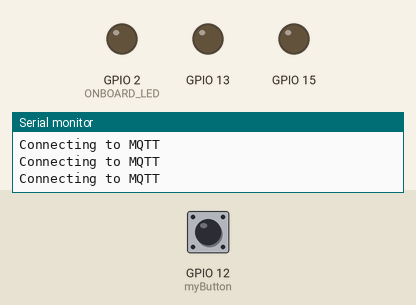
This sketch was run on a simulated ESP32-S3. Shown: output pins drawn as LEDs (lit = HIGH), the last lines printed to the serial monitor. The inputs (shaded band) are chosen by the test bench; at power-on: GPIO 12 (myButton) HIGH. WiFi joins after 1.5 s; servers stay silent unless stated; random numbers use the default seed unless the sketch sets one; no MQTT or app messages arrive unless stated; the camera gives no picture; not simulated (calls return 0 or success): credentials.h; names the files do not define were given values by the test bench: AIO_SERVERPORT = 80.

Above: at 3.0 s.
3.1 s: GPIO 12 (myButton) pulled LOW for 0.15 s
At 4.5 s:
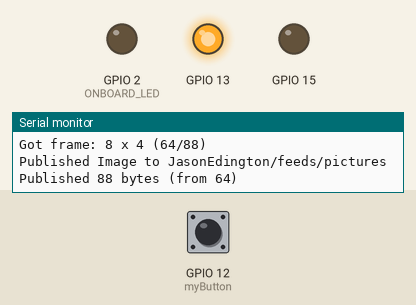
Timing chart, 0 to 34.7 s (numbered marks = the images above; inputs shaded):
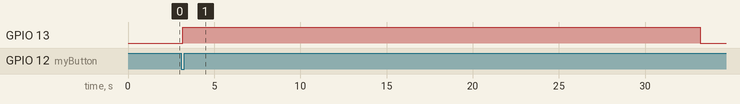

Measured:
- after the input at 3.1 s, GPIO 13: LOW → HIGH after 0.07 s, → LOW 30.0 s later

The sketch:

WalkieESP.ino
```cpp
#include <Arduino.h>
#include "esp_camera.h"
#include <WiFi.h>
#include "esp_timer.h"
#include "img_converters.h"
#include "Arduino.h"
#include "fb_gfx.h"
#include "soc/soc.h" //disable brownout problems
#include "soc/rtc_cntl_reg.h"  //disable brownout problems
#include "esp_http_server.h"
#include "Button.h"
//Replace with your network credentials
const char* ssid = "DDCIOT";
const char* password = "ddcIOT2020";

// other camera models listed in "camera_pins.h"
// #define CAMERA_MODEL_ESP32S3_EYE
// #include "camera_pins.h"
const int ONBOARD_LED = 2;


#include "credentials.h"
const char* mqttTopicSnap = "JasonEdington/feeds/pictures";
const char* mqttTopicStream = "JasonEdington/feeds/pictures2";
const int MQTT_BUFFERSIZE = 50 * 1024;
const int MAX_PUBLISH = 50 * 1024;    // Adafruit limit is 100 kB, not 50

// these are used for image publication to Adafruit dashboard
#include <PubSubClient.h>
#include <base64.h>

bool pin2On = false;  // used for irregular LED flashing while attempting serial connection, as serial is often not up

const int PUBLISH_DELAY = 30000;  // 5 minutes between publishing images
const int SERIAL_TIMEOUT = 0*1000;   // 0 seconds to wait for serial connection - often absent
int lastTick = 0; // for timing
Button myButton(12);
WiFiClient espClient;
PubSubClient client(espClient);

void mqtt_setup();
void callback(char* topic, byte* payload, unsigned int length);

char strOut[1024];  // for Adafruit text publications (1kB limit when Dashboard control history is on)
String buffer;      // for Adafruit image publication (100kB limit when Dashboard control history is on)

#define PART_BOUNDARY "123456789000000000000987654321"

// This project was tested with the AI Thinker Model, M5STACK PSRAM Model and M5STACK WITHOUT PSRAM
#define CAMERA_MODEL_AI_THINKER
//#define CAMERA_MODEL_M5STACK_PSRAM
//#define CAMERA_MODEL_M5STACK_WITHOUT_PSRAM

// Not tested with this model
//#define CAMERA_MODEL_WROVER_KIT

#if defined(CAMERA_MODEL_WROVER_KIT)
  #define PWDN_GPIO_NUM    -1
  #define RESET_GPIO_NUM   -1
  #define XCLK_GPIO_NUM    21
  #define SIOD_GPIO_NUM    26
  #define SIOC_GPIO_NUM    27

  #define Y9_GPIO_NUM      35
  #define Y8_GPIO_NUM      34
  #define Y7_GPIO_NUM      39
  #define Y6_GPIO_NUM      36
  #define Y5_GPIO_NUM      19
  #define Y4_GPIO_NUM      18
  #define Y3_GPIO_NUM       5
  #define Y2_GPIO_NUM       4
  #define VSYNC_GPIO_NUM   25
  #define HREF_GPIO_NUM    23
  #define PCLK_GPIO_NUM    22

#elif defined(CAMERA_MODEL_M5STACK_PSRAM)
  #define PWDN_GPIO_NUM     -1
  #define RESET_GPIO_NUM    15
  #define XCLK_GPIO_NUM     27
  #define SIOD_GPIO_NUM     25
  #define SIOC_GPIO_NUM     23

  #define Y9_GPIO_NUM       19
  #define Y8_GPIO_NUM       36
  #define Y7_GPIO_NUM       18
  #define Y6_GPIO_NUM       39
  #define Y5_GPIO_NUM        5
  #define Y4_GPIO_NUM       34
  #define Y3_GPIO_NUM       35
  #define Y2_GPIO_NUM       32
  #define VSYNC_GPIO_NUM    22
  #define HREF_GPIO_NUM     26
  #define PCLK_GPIO_NUM     21

#elif defined(CAMERA_MODEL_M5STACK_WITHOUT_PSRAM)
  #define PWDN_GPIO_NUM     -1
  #define RESET_GPIO_NUM    15
  #define XCLK_GPIO_NUM     27
  #define SIOD_GPIO_NUM     25
  #define SIOC_GPIO_NUM     23

  #define Y9_GPIO_NUM       19
  #define Y8_GPIO_NUM       36
  #define Y7_GPIO_NUM       18
  #define Y6_GPIO_NUM       39
  #define Y5_GPIO_NUM        5
  #define Y4_GPIO_NUM       34
  #define Y3_GPIO_NUM       35
  #define Y2_GPIO_NUM       17
  #define VSYNC_GPIO_NUM    22
  #define HREF_GPIO_NUM     26
  #define PCLK_GPIO_NUM     21

#elif defined(CAMERA_MODEL_AI_THINKER)
  #define PWDN_GPIO_NUM     32
  #define RESET_GPIO_NUM    -1
  #define XCLK_GPIO_NUM      0
  #define SIOD_GPIO_NUM     26
  #define SIOC_GPIO_NUM     27

  #define Y9_GPIO_NUM       35
  #define Y8_GPIO_NUM       34
  #define Y7_GPIO_NUM       39
  #define Y6_GPIO_NUM       36
  #define Y5_GPIO_NUM       21
  #define Y4_GPIO_NUM       19
  #define Y3_GPIO_NUM       18
  #define Y2_GPIO_NUM        5
  #define VSYNC_GPIO_NUM    25
  #define HREF_GPIO_NUM     23
  #define PCLK_GPIO_NUM     22
#else
  #error "Camera model not selected"
#endif

void mqtt_setup();
void callback(char* topic, byte* payload, unsigned int length);

void setup() {
  Serial.begin(9600);
  pinMode(ONBOARD_LED, OUTPUT);
  pinMode(12,INPUT_PULLUP);
  pinMode(13,OUTPUT);

  pinMode(15,OUTPUT);
  Serial.setDebugOutput(true);
  Serial.println("Serial is up!");

  camera_config_t config;
  config.ledc_channel = LEDC_CHANNEL_0;
  config.ledc_timer = LEDC_TIMER_0;
  config.pin_d0 = Y2_GPIO_NUM;
  config.pin_d1 = Y3_GPIO_NUM;
  config.pin_d2 = Y4_GPIO_NUM;
  config.pin_d3 = Y5_GPIO_NUM;
  config.pin_d4 = Y6_GPIO_NUM;
  config.pin_d5 = Y7_GPIO_NUM;
  config.pin_d6 = Y8_GPIO_NUM;
  config.pin_d7 = Y9_GPIO_NUM;
  config.pin_xclk = XCLK_GPIO_NUM;
  config.pin_pclk = PCLK_GPIO_NUM;
  config.pin_vsync = VSYNC_GPIO_NUM;
  config.pin_href = HREF_GPIO_NUM;
  config.pin_sscb_sda = SIOD_GPIO_NUM;
  config.pin_sscb_scl = SIOC_GPIO_NUM;
  config.pin_pwdn = PWDN_GPIO_NUM;
  config.pin_reset = RESET_GPIO_NUM;
  config.xclk_freq_hz = 20000000;
  config.frame_size = FRAMESIZE_VGA;          // limited for 100 kB Adafruit limit for publishing
  config.pixel_format = PIXFORMAT_JPEG;
  config.grab_mode = CAMERA_GRAB_WHEN_EMPTY;
  config.fb_location = CAMERA_FB_IN_DRAM;
  config.jpeg_quality = 10;                   // (0-63) higher numbers are lower quality
  config.fb_count = 1;

  // camera init
  esp_err_t err = esp_camera_init(&config);
  if (err != ESP_OK) {
    Serial.printf("Camera init failed with error 0x%x", err);
    return;
  }

  sensor_t * s = esp_camera_sensor_get();
// adjusted for spefic use in class
  s->set_agc_gain(s, 15);   // (1 - 31)
  s->set_gain_ctrl(s, 1);   // white balance gain control (0 or 1)
  s->set_brightness(s, 2);  // (-2 to 2) set to brightest

  WiFi.begin(ssid, password);
  WiFi.setSleep(false);

  while (WiFi.status() != WL_CONNECTED) {
    delay(500);
    Serial.print(".");
  }
  Serial.println("");
  Serial.println("WiFi connected");
}

// publish a pic, then wait
void loop() {
  mqtt_setup();     // refresh to keep alive
  static camera_fb_t *fb = NULL;


// Adafruit insists on 64-bit encoded jpegs
if(digitalRead(12) == 0){
  fb = esp_camera_fb_get();
  analogWrite(13,255);
  if(!fb) {
    Serial.println("Camera capture failed");
    client.publish(mqttTopicStream, "Camera capture failed\0");
    analogWrite(15,255);
    delay(2000);
    return;
  }
  buffer = base64::encode((uint8_t *)fb->buf, fb->len);
  sprintf(strOut, "Got frame: %d x %d (%d/%d)\0", fb->width, fb->height, fb->len, buffer.length());
  client.publish(mqttTopicStream, strOut);
  Serial.printf("%s\n", strOut);
  if (buffer.length() < MAX_PUBLISH) {
    if (client.publish(mqttTopicSnap, buffer.c_str()))
    {
      Serial.print("Published Image to ");
      Serial.print(mqttTopicSnap);
      Serial.printf("\n");
      client.publish(mqttTopicStream, "Published!\0");
      Serial.printf("Published %d bytes (from %d)\n", buffer.length(), fb->len);
    }
    else
    {
      Serial.println("Error Publishing Image");
      client.publish(mqttTopicStream, "Error publishing...\0");
    }
  } else {
    client.publish(mqttTopicStream, "Over limit - We'll try to publish the next pic\0");
  }

  esp_camera_fb_return(fb);
  buffer.clear();

  delay(PUBLISH_DELAY);
  }
  else{
    analogWrite(13,0);
    analogWrite(15,0);
  }  // use a delay here - time since last attempt ended, not started
}

//------------------ MQTT ----------------------------------
void mqtt_setup() {
// Adafruit publication limit is 100kB with Dashboard control history off
// Buffersize is set lower based on successful publish history
  client.setBufferSize((uint16_t)MQTT_BUFFERSIZE);
  client.setServer(AIO_SERVER, AIO_SERVERPORT);
  client.setCallback(callback);
  Serial.println("Connecting to MQTT");
  while (!client.connected()) {
    String clientId = "ESP32Client-";
    clientId += String(random(0xffff), HEX);
    if (client.connect(clientId.c_str(), AIO_USERNAME, AIO_KEY)) {
        Serial.println("connected");
    } else {
        Serial.print("failed with state  ");
        Serial.println(client.state());
        delay(2000);
    }
  }
}

void callback(char* topic, byte* payload, unsigned int length) {

    Serial.print("Message arrived in topic: ");
    Serial.println(topic);

    String byteRead = "";
    Serial.print("Message: ");
    for (int i = 0; i < length; i++) {
        byteRead += (char)payload[i];
    }
    Serial.println(byteRead);
}
```

Button.h
```cpp
#ifndef _BUTTON_H_
#define _BUTTON_H_

class Button {
    int _buttonPin;
    bool _prevButtonState;

    public:
        Button(int buttonPin) {
            _buttonPin = buttonPin;
            pinMode(_buttonPin,INPUT);
        }

        bool isPressed() {
            return digitalRead(_buttonPin);
        }

        bool isClicked() {
            bool _buttonState, _clicked;

            _buttonState = digitalRead(_buttonPin);
            if(_buttonState != _prevButtonState) {
                _clicked = _buttonState;
            }
            else {
                _clicked = false;
            }
            _prevButtonState = _buttonState;
            return _clicked;
        }
};
#endif //_BUTTON_H_
```
